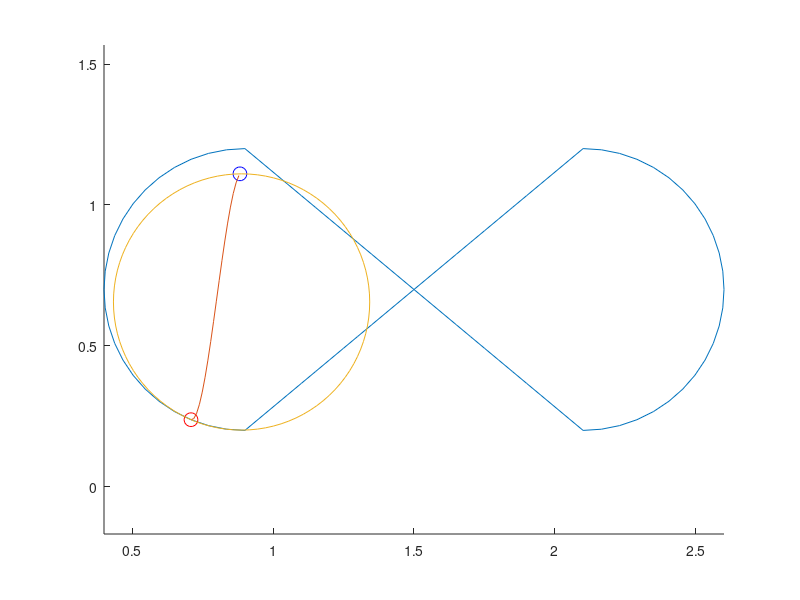

Recreate this plot in MATLAB.
clc
clear
clf
dist_y=0.7

dist_x=0.9

r=0.5

dist_circle=1.2

N=100
%while not N % 4 == 0:
%    N = N + 1

waypoints_x = zeros(N,1)
waypoints_y = zeros(N,1)

p1_x = dist_x
p1_y = dist_y + r
p2_x = dist_x + dist_circle
p2_y = dist_y - r
p3_x = dist_x + dist_circle
p3_y = dist_y + r
p4_x = dist_x
p4_y = dist_y - r

x =  linspace(0,pi,N / 4)
x_circle_r = dist_x - sin(x) * r
y_circle_r = dist_y - cos(x) * r

waypoints_x(1:N/4) = x_circle_r
waypoints_y(1:N/4) = y_circle_r

waypoints_x(N/4+1:2*N/4) = linspace(p1_x, p2_x, N / 4)
waypoints_y(N/4+1:2*N/4) = linspace(p1_y, p2_y, N / 4)

x_circle_l = dist_x + dist_circle + sin(x) * r
y_circle_l = dist_y - cos(x) * r
waypoints_x(2*N/4+1:3*N/4) = x_circle_l
waypoints_y(2*N/4+1:3*N/4) = y_circle_l
waypoints_x(3*N/4+1:4*N/4) = linspace(p3_x, p4_x, N / 4)
waypoints_y(3*N/4+1:4*N/4) = linspace(p3_y, p4_y, N / 4)

angle = zeros(N,1)
for i = 1:N
    left_point = i - 1
    right_point = i + 1
    if i == 1
        left_point = N
        right_point = i + 1
    end
    if i == N
        left_point = i - 1
        right_point = 1
    end
    angle_trajectory = atan2((-waypoints_y(left_point) + waypoints_y(right_point)),(-waypoints_x(left_point) + waypoints_x(right_point)))
    angle(i) = tan(angle_trajectory)
    
end

%%
hold on
plot(waypoints_x,waypoints_y)   
axis equal



current_goal=4%goal of uboot
plot(waypoints_x(current_goal),waypoints_y(current_goal), 'ro', 'MarkerSize', 10)
current_pos_boat=[rand*3,rand*1.5]
plot(current_pos_boat(1),current_pos_boat(2), 'bo', 'MarkerSize', 10)

%%
%end pos


y_max=waypoints_y(current_goal)-current_pos_boat(2)
x_max=waypoints_x(current_goal)-current_pos_boat(1)
%%
if x_max > 0
    x=0:0.01:x_max
    c_cubic=-atan2(-y_max,-x_max)
else    
    x=x_max:0.01:0
    c_cubic=atan2(-y_max,-x_max)
end

d_cubic=0

%b_cubic=-3*c_cubic/x_max-3*d_cubic/x_max^2+3*y_max/x_max^2+c/x_max-a/x_max
%b_cubic=(y_max-a*x_max)/(-2/3*x_max^2+x_max^2)
a_cubic=(y_max+c_cubic/2*x_max-angle(current_goal)/2*x_max-c_cubic*x_max)/(x_max^3-3/2*x_max^3)
b_cubic=(angle(current_goal)-c_cubic-3*a_cubic*x_max^2)/2/x_max
%a_cubic=-2*b_cubic/x_max/3
%a_cubic=(-b_cubic*x_max^2-c_cubic*x_max-d_cubic+y_max)/x_max^3

test=a_cubic*x.^3+b_cubic*x.^2+c_cubic*x+d_cubic
stammfunktion=a_cubic*x_max.^3+b_cubic*x_max.^2+c_cubic*x_max+d_cubic
ableitung=3*a_cubic*(x_max/2).^2+2*b_cubic*(x_max/2)+c_cubic

x=x-x_max+waypoints_x(current_goal)
test=test-y_max+waypoints_y(current_goal)
plot(x,test)
%%
second_point=current_goal-2
if second_point<1
    second_point=second_point+N
end
x1=current_pos_boat(1)
x2=waypoints_x(second_point)
x3=waypoints_x(current_goal)
y1=current_pos_boat(2)
y2=waypoints_y(second_point)
y3=waypoints_y(current_goal)

A=[2*x2-2*x1 2*y2-2*y1;2*x3-2*x1 2*y3-2*y1]
c=-[x1^2-x2^2+y1^2-y2^2;x1^2-x3^2+y1^2-y3^2]
b=inv(A)*c
r=sqrt((x1-b(1))^2+(y1-b(2))^2)
th = 0:pi/50:2*pi;
xunit = r * cos(th) + b(1);
yunit = r * sin(th) + b(2);
plot(xunit, yunit);
